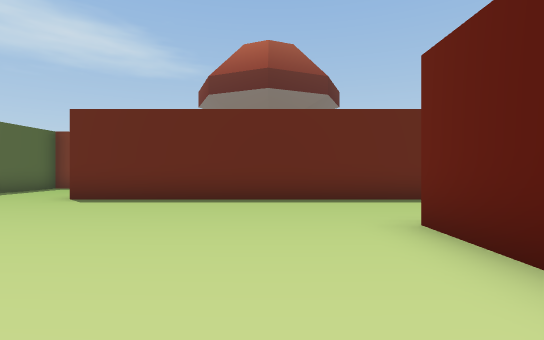
view 1 (above)

22 first-person views from a walk through a 3-D level made in the Unity game engine. The camera is 1.3 m above the floor, looks level and sees 85° across. The floor is counted in squares, 2 m on a side. Each view is taken from the middle of a square. On the plan, view 1 faces up. The plan holds only what a view shows up to about 9 squares ahead; the rest is blank. The place goes on beyond the plan. The player character is not drawn.

view 2
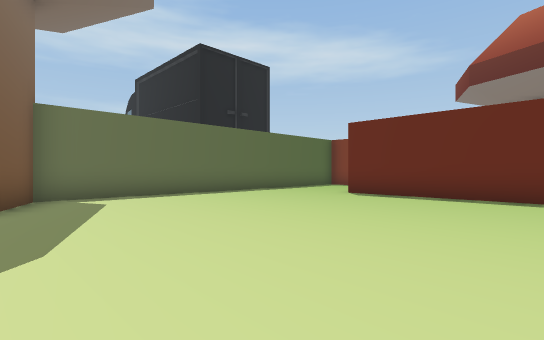

view 3
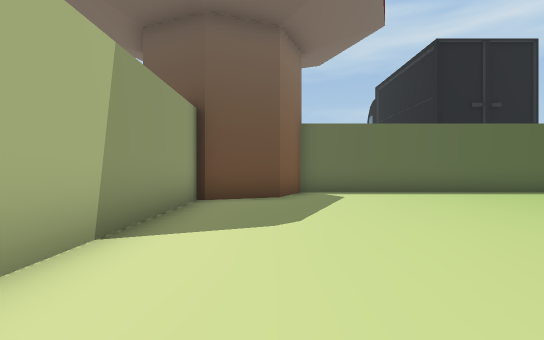

view 4
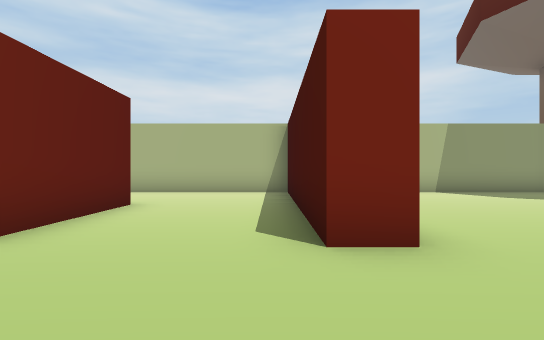

view 5
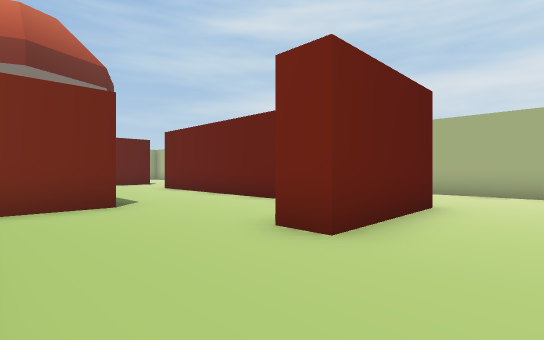

view 6
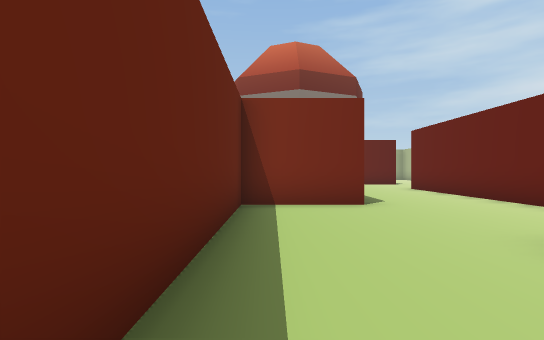

view 7
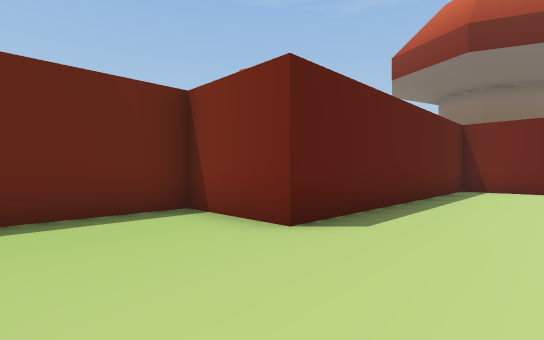

view 8
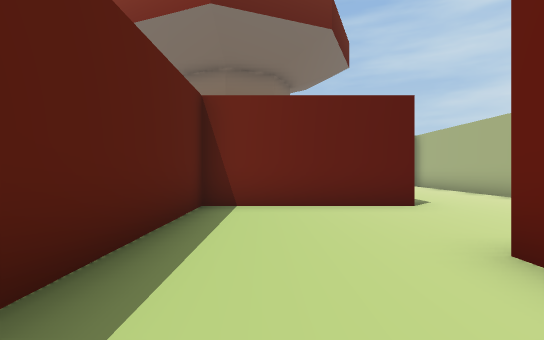

view 9
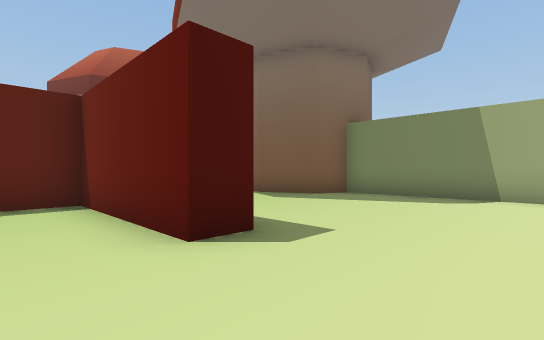

view 10
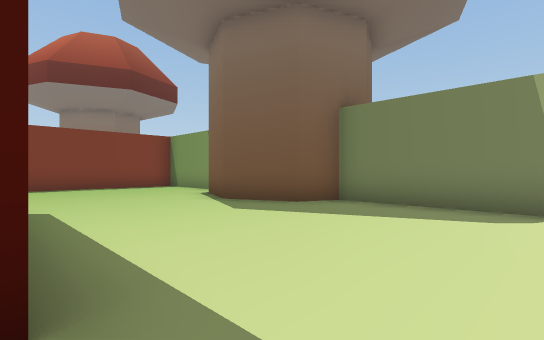

view 11
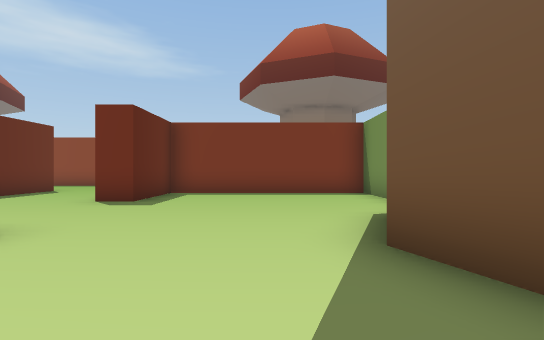

view 12
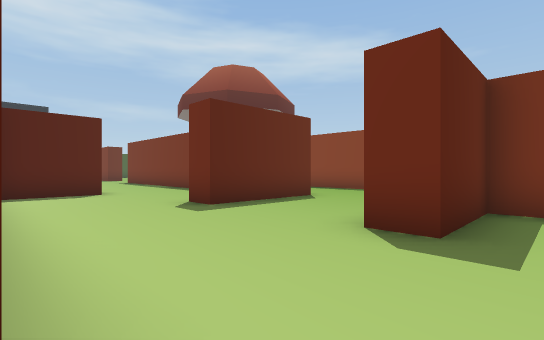

view 13
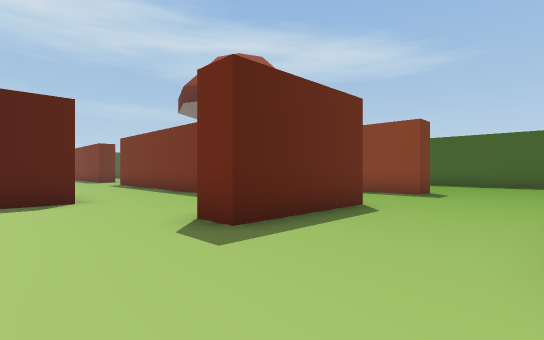

view 14
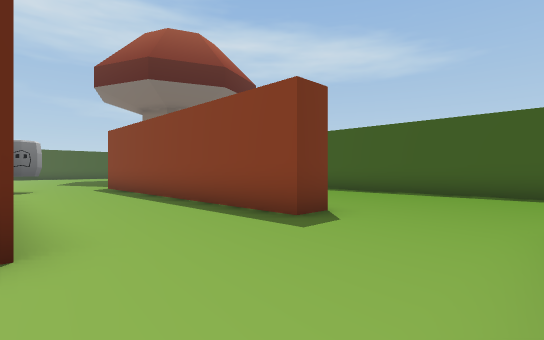

view 15
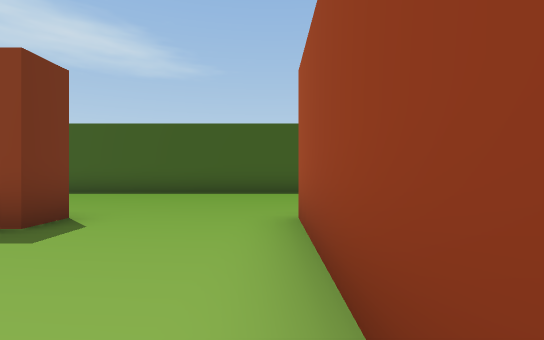

view 16
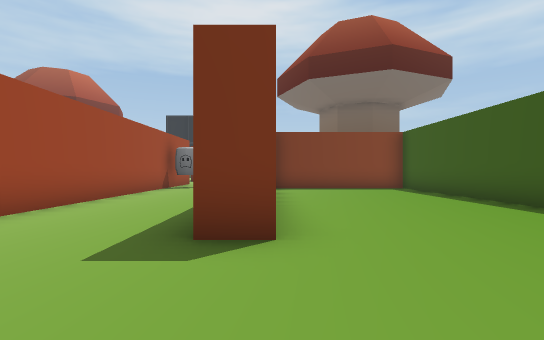

view 17
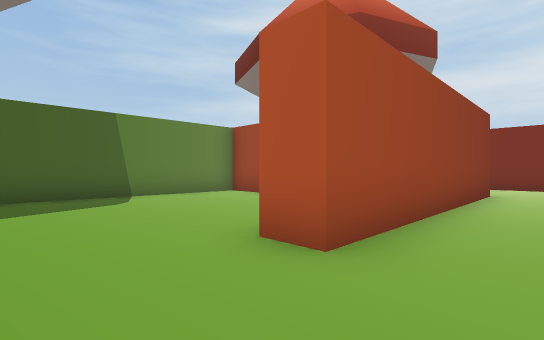

view 18
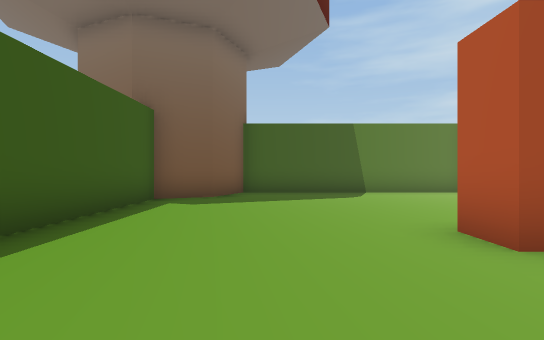

view 19
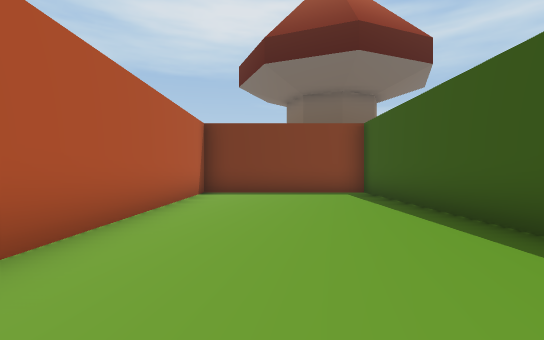

view 20
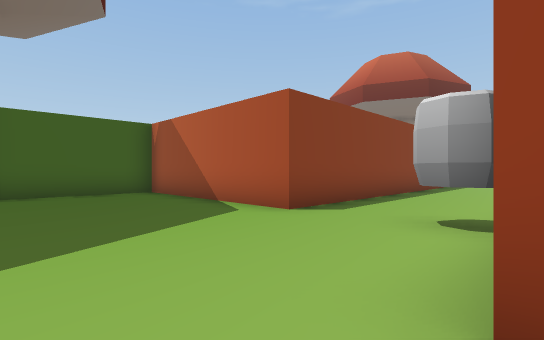

view 21
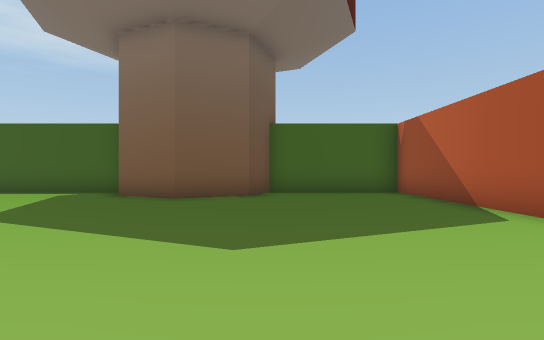

view 22
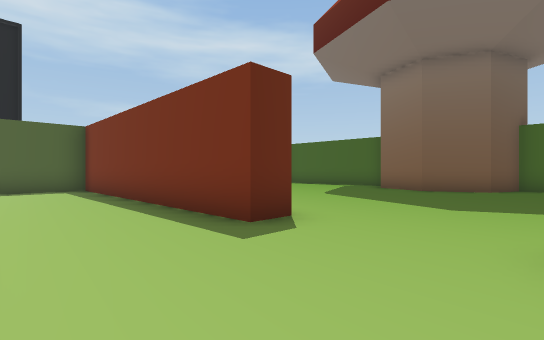

### Floor plan
Points are (right, up) in squares from view 1. A wall is a line through its corners. A room is listed if a view was taken in it or the views show most of it. See-through windows are left out.
Room 1 (views 1, 2, 3, 4, 5, 6, 7, 8, 9, 10, 11, 12, 13, 14, 15, 16, 17, 18, 19, 20, 21, 22)
walls: (10.3, 7.4) (10.3, 5.4); (9.6, 10.4) (8.6, 10.4); (8, 11.2) (12.9, 11.2); (8.6, 1.2) (14.2, 1.2); (14.2, 11.2) (14.2, 8.1) (13.4, 8.1); (5.7, 0.4) (5.7, 3.5) (6.5, 3.5); (0.2, 11.2) (0.2, 10.4) (-7.6, 10.4) (-7.6, -0.2) (-6.1, -0.8) (-5.3, -2.6) (-0.8, -2.6); (1.8, 1.9) (1.8, 3.5) (2.5, 3.5) (2.5, -2.6) (7.1, -2.6); (14.2, 15.1) (14.2, 14.3) (5.7, 14.3) (5.7, 19.7) (1.9, 19.7) (1.4, 18.4) (-0.2, 17.8) (-1.9, 18.4); (18.2, 0.4) (17.4, 0.4) (17.4, 4.3) (9.6, 4.3) (9.6, 6.6) (-4.5, 6.6); (22.2, 11.2) (23, 11.2); (19, -2.6) (21, -2.6); (23.6, 8.8) (23.6, 10.4) (18.1, 10.4) (18.1, 8.1) (17.4, 8.1) (17.4, 15) (18.2, 15); (-2.4, 19.7) (-6, 19.7); (23.6, 11.6) (23.6, 17.8) (22.2, 18.4) (21.7, 19.7) (6.4, 19.7) (6.4, 15) (12.9, 15); (23.6, -1.8) (23.6, 2.5) (22.7, 2.9) (22, 4.6) (22.7, 6.2)
objects: other object (6, 12)

Where each view was taken, in squares from view 1:
view 1: 0 up, 0 right, facing up
view 2: 1 down, 0 right, facing up-left
view 3: 1 down, 1 right, facing left
view 4: 6 up, 3 right, facing down
view 5: 6 up, 4 right, facing down-right
view 6: 6 up, 4 right, facing right
view 7: 2 up, 7 right, facing up-right
view 8: 3 up, 12 right, facing right
view 9: 2 down, 16 right, facing up-right
view 10: 1 down, 18 right, facing up-right
view 11: 2 up, 21 right, facing up
view 12: 5 up, 19 right, facing up-left
view 13: 6 up, 17 right, facing up-left
view 14: 11 up, 17 right, facing up-left
view 15: 11 up, 17 right, facing up
view 16: 15 up, 17 right, facing left
view 17: 17 up, 16 right, facing down-right
view 18: 17 up, 15 right, facing right
view 19: 17 up, 15 right, facing left
view 20: 11 up, 2 right, facing up-right
view 21: 11 up, 2 right, facing up
view 22: 8 up, 3 right, facing up-left
